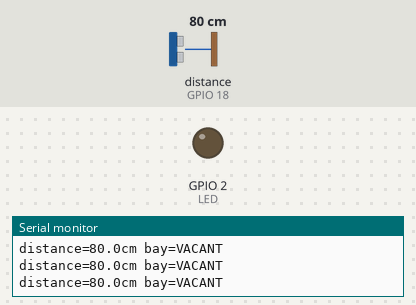
A sketch run on a simulated ESP32. Shown: output pins drawn as LEDs (lit = HIGH), the last lines printed to the serial monitor. Wiring (inferred from the names in the program): ultrasonic range finder: trigger GPIO 5; echo GPIO 18. The test bench sets the inputs (shaded band); at power-on: distance to the obstacle (sensor on GPIO 18) 80 cm. The echo pulse lasts 58.3 µs per cm; pins used as bus, display or sensor lines are not drawn.

Above: at 1.3 s.
1.4 s: distance to the obstacle (sensor on GPIO 18) set to 37 cm
2.9 s: distance to the obstacle (sensor on GPIO 18) set to 31 cm
At 4.1 s:
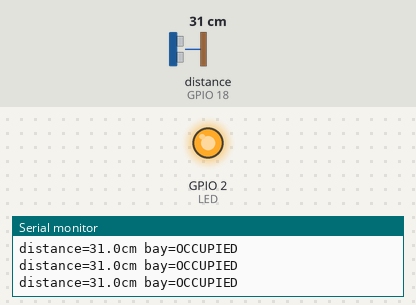
4.5 s: distance to the obstacle (sensor on GPIO 18) set to 35 cm
At 5.5 s:
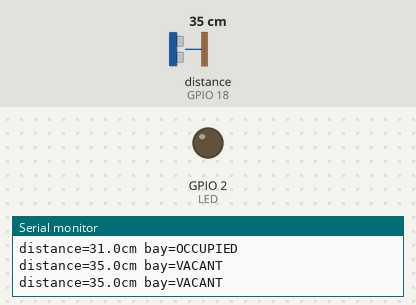
6.0 s: distance to the obstacle (sensor on GPIO 18) set to 2 cm
At 6.9 s:
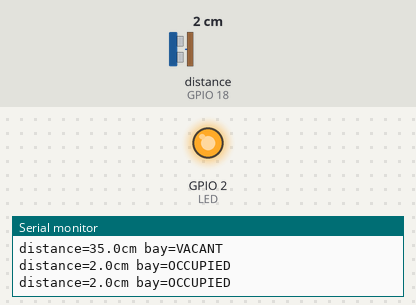
Timing chart, 0 to 8.5 s (numbered marks = the images above; inputs shaded):
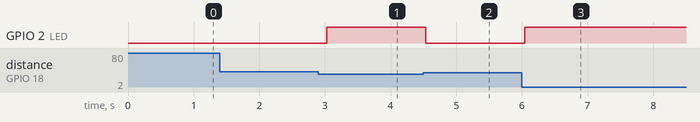

The sketch:

smart_parking_report_template.ino
```cpp
// Project 18: Smart Parking Management and Payment-System Demonstrator
// Source: Sensor Interfacing Technique Report, Project 18.
// ESP32: one-bay ultrasonic occupancy demonstrator.
// Payment is not implemented; no credentials are collected.

const int TRIG = 5, ECHO = 18, LED = 2;
const float OCCUPIED_CM = 35.0; // calibrate for model

float readCm() {
  digitalWrite(TRIG, LOW);
  delayMicroseconds(2);
  digitalWrite(TRIG, HIGH);
  delayMicroseconds(10);
  digitalWrite(TRIG, LOW);
  long us = pulseIn(ECHO, HIGH, 30000);
  return us ? us * 0.0343 / 2.0 : -1;
}

void setup() {
  Serial.begin(115200);
  pinMode(TRIG, OUTPUT);
  pinMode(ECHO, INPUT);
  pinMode(LED, OUTPUT);
}

void loop() {
  float d = readCm();
  if (d < 0) {
    Serial.println("BAY=UNKNOWN");
    digitalWrite(LED, LOW);
  } else {
    bool occupied = d < OCCUPIED_CM;
    digitalWrite(LED, occupied ? HIGH : LOW);
    Serial.printf("distance=%.1fcm bay=%s\n", d, occupied ? "OCCUPIED" : "VACANT");
  }
  delay(500);
}
```

Measured:
- the behaviour switches between 35 and 34 cm on distance to the obstacle (sensor on GPIO 18) (found by bisection; images 0 and 1)
- after the input at 2.9 s, GPIO 2 (LED): LOW → HIGH after 0.13 s
- after the input at 4.5 s, GPIO 2 (LED): HIGH → LOW at once
- after the input at 6.0 s, GPIO 2 (LED): LOW → HIGH at once
